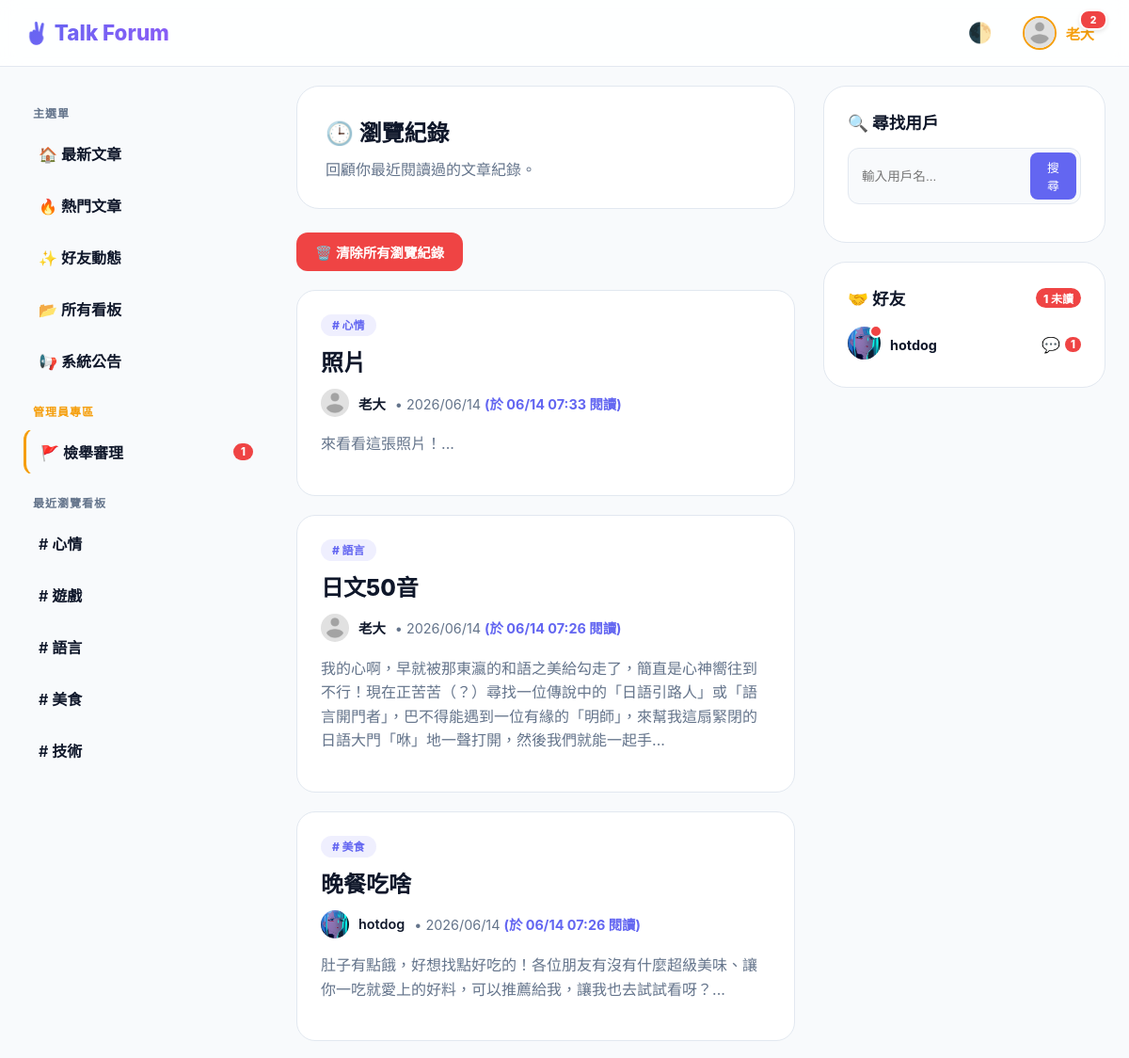
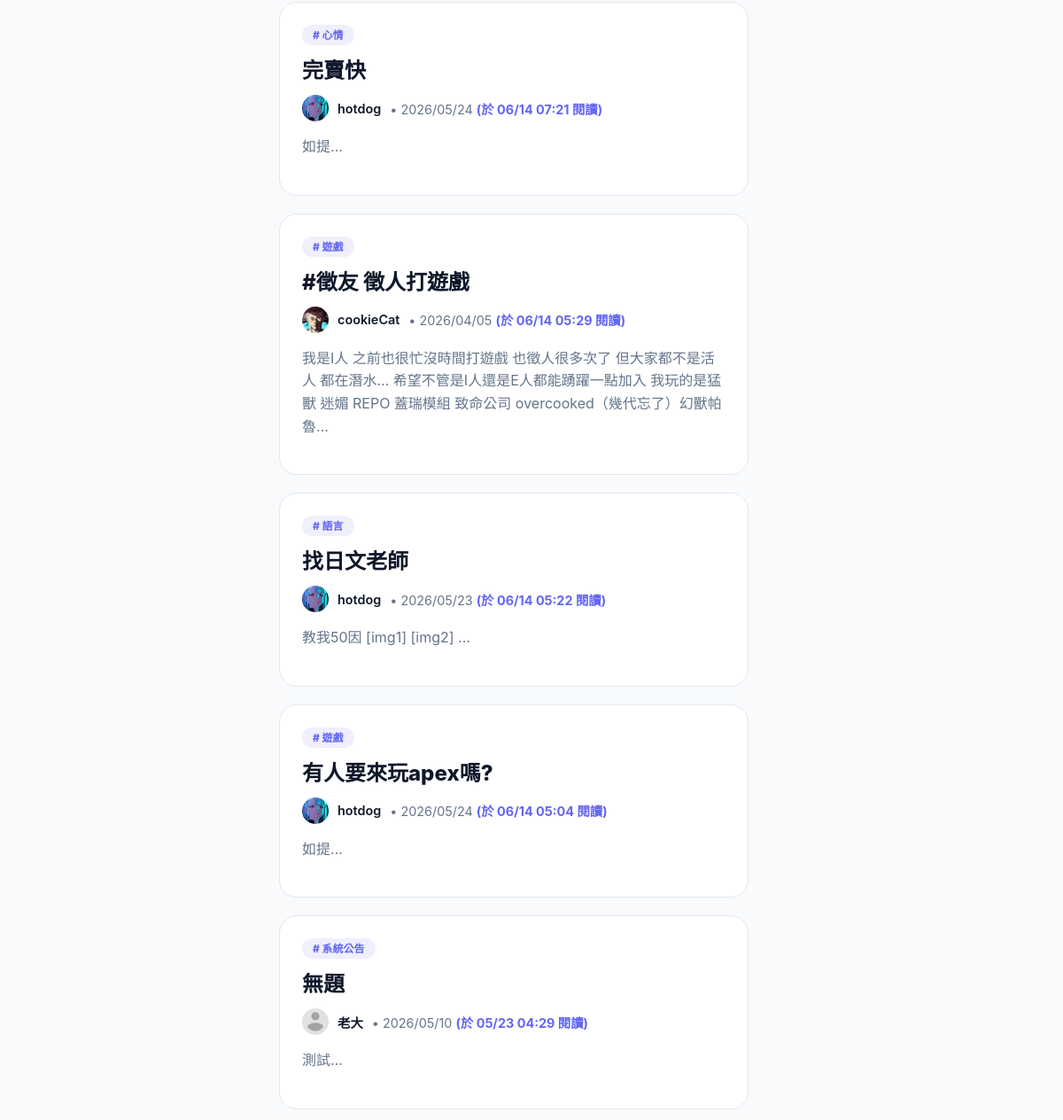
The app's page /index.php?view=history (signed in, upper part), older data (2 pictures, top to bottom).
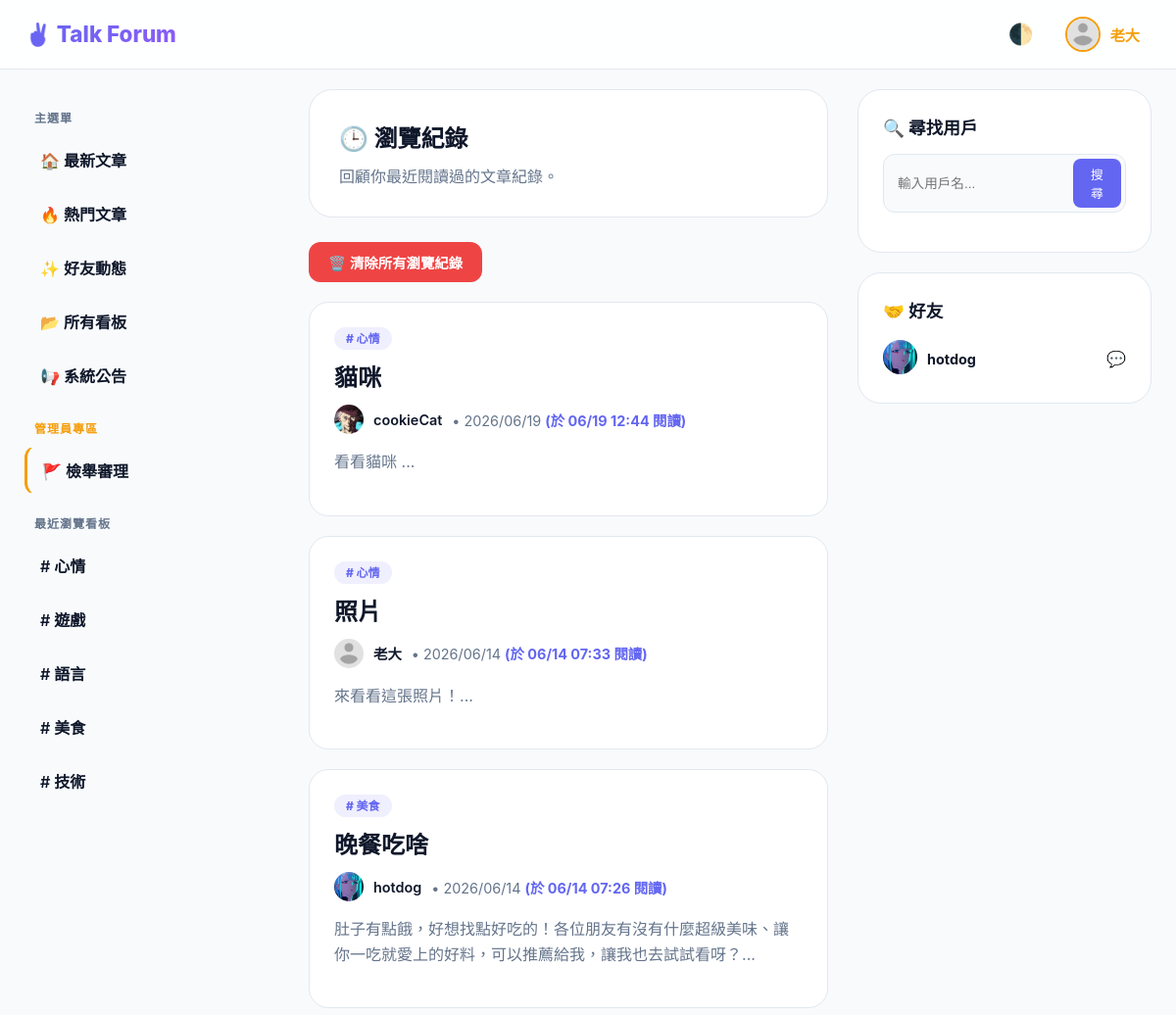
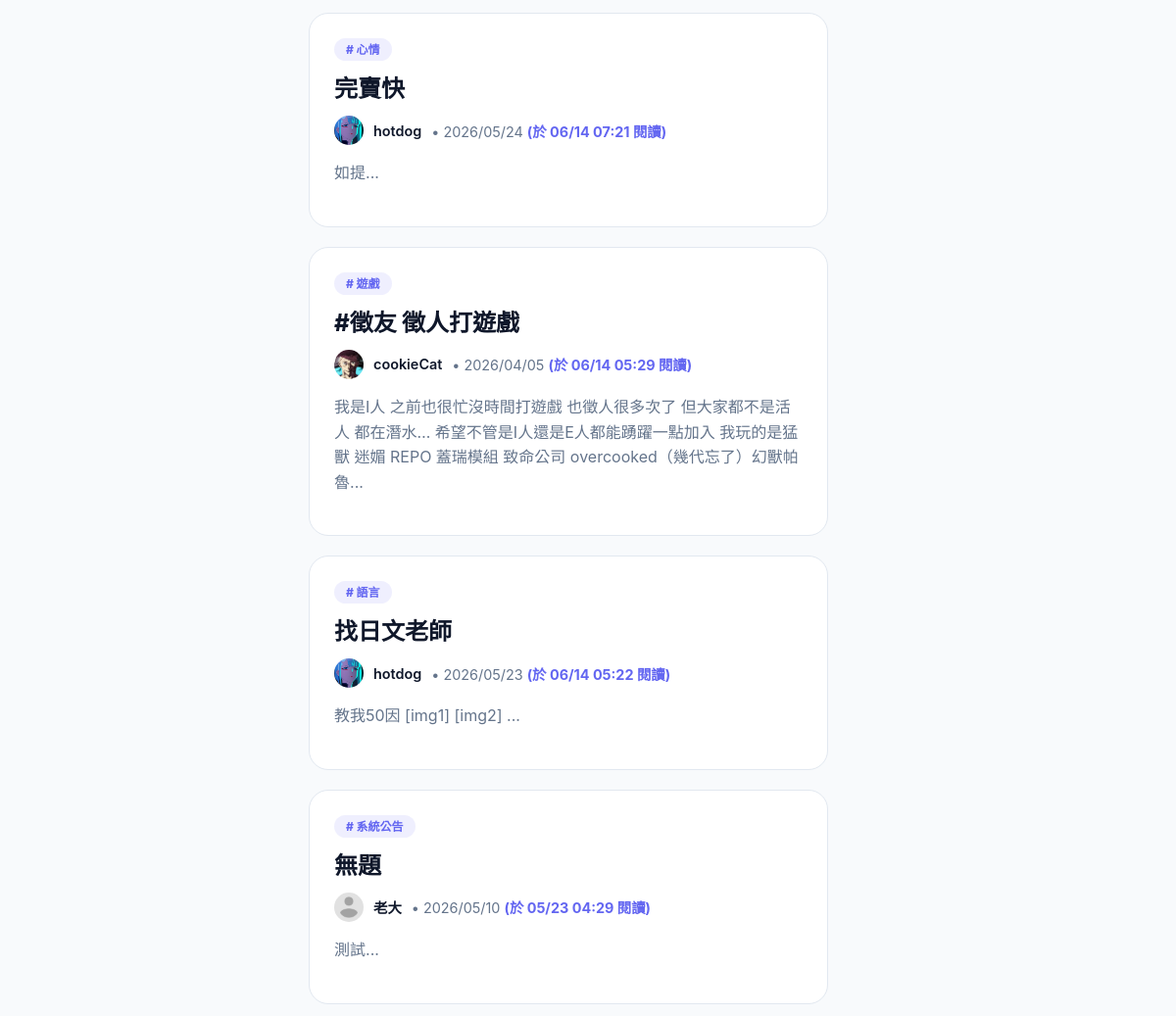
The same page, newer data (2 pictures, top to bottom).
### tables this page shows
CREATE TABLE `categories` (
  `id` int(11) NOT NULL,
  `name` varchar(50) NOT NULL,
  `description` text DEFAULT NULL
);

CREATE TABLE `browsing_history` (
  `id` int(11) NOT NULL,
  `user_id` int(11) NOT NULL,
  `post_id` int(11) NOT NULL,
  `viewed_at` timestamp NOT NULL DEFAULT current_timestamp() ON UPDATE current_timestamp()
);

CREATE TABLE `posts` (
  `id` int(11) NOT NULL,
  `title` varchar(255) NOT NULL,
  `content` text NOT NULL,
  `user_id` int(11) NOT NULL,
  `category_id` int(11) NOT NULL,
  `created_at` datetime NOT NULL DEFAULT current_timestamp(),
  `post_img` varchar(255) DEFAULT NULL
);

CREATE TABLE `users` (
  `id` int(11) NOT NULL,
  `username` varchar(50) NOT NULL,
  `password` varchar(255) NOT NULL,
  `role` tinyint(1) NOT NULL DEFAULT 0,
  `email` varchar(100) NOT NULL,
  `created_at` datetime NOT NULL DEFAULT current_timestamp(),
  `bio` text DEFAULT NULL,
  `age` int(11) DEFAULT NULL,
  `gender` varchar(50) DEFAULT NULL,
  `interests` varchar(255) DEFAULT NULL,
  `location` varchar(255) DEFAULT NULL,
  `profile_img` varchar(255) DEFAULT 'default_avatar.png',
  `last_announcement_view` datetime DEFAULT '1970-01-01 00:00:00',
  `banner_img` varchar(255) DEFAULT NULL,
  `reset_token` varchar(255) DEFAULT NULL,
  `reset_expiry` datetime DEFAULT NULL
);

### index.php (the view, shortened to what the rows shown need)
<?php
require_once "includes/dbh.inc.php";
$catID = isset($_GET['category']) ? $_GET['category'] : '';
$viewFriendsActivity = isset($_GET['view']) && $_GET['view'] === 'friends_activity';
$viewHistory = isset($_GET['view']) && $_GET['view'] === 'history';
$viewHot = isset($_GET['view']) && $_GET['view'] === 'hot';
$viewCategories = isset($_GET['view']) && $_GET['view'] === 'categories';
$isAdmin = isset($_SESSION['role']) && $_SESSION['role'] == 1;
$currentCatName = "最新文章";
$pendingReportsCount = 0;
if (isset($_SESSION['user_id'])) {
    if ($isAdmin) {
        try {
            $report_stmt = $pdo->query("SELECT COUNT(*) FROM reports WHERE status = 0");
            $pendingReportsCount = (int)$report_stmt->fetchColumn();
        } catch (PDOException $e) {
            $pendingReportsCount = 0;
        }
    }
}
try {
    $cat_query = $pdo->query("SELECT * FROM categories ORDER BY id ASC");
    $all_categories = $cat_query->fetchAll();
    $announcementCatID = null;
    foreach ($all_categories as $cat) {
        if ($cat['name'] == '系統公告') {
            $announcementCatID = $cat['id'];
            break;
        }
    }
    $recent_categories = [];
    if (isset($_SESSION['user_id'])) {
        try {
            $recent_cat_sql = "
                SELECT DISTINCT c.id, c.name
                FROM browsing_history bh
                JOIN posts p ON bh.post_id = p.id
                JOIN categories c ON p.category_id = c.id
                WHERE bh.user_id = ?
                ORDER BY bh.viewed_at DESC
                LIMIT 5
            ";
            $recent_cat_stmt = $pdo->prepare($recent_cat_sql);
            $recent_cat_stmt->execute([$_SESSION['user_id']]);
            $recent_categories = $recent_cat_stmt->fetchAll();
        } catch (PDOException $e) { }
    }
    $my_friends = [];
    $friend_ids = [];
    if (isset($_SESSION['user_id'])) {
        try {
            $f_sql = "SELECT users.id, users.username, users.profile_img,
                             (SELECT COUNT(*) FROM messages WHERE sender_id = users.id AND receiver_id = ? AND is_read = 0) AS unread_count
                      FROM friends
                      JOIN users ON friends.friend_id = users.id
                      WHERE friends.user_id = ? AND friends.status = 'accepted'
                      LIMIT 10";
            $f_stmt = $pdo->prepare($f_sql);
            $f_stmt->execute([$_SESSION['user_id'], $_SESSION['user_id']]);
            $my_friends = $f_stmt->fetchAll();
        } catch (PDOException $e) {
            try {
                $f_sql = "SELECT users.id, users.username, users.profile_img FROM friends JOIN users ON friends.friend_id = users.id WHERE friends.user_id = ? AND friends.status = 'accepted' LIMIT 10";
                $f_stmt = $pdo->prepare($f_sql);
                $f_stmt->execute([$_SESSION['user_id']]);
                $my_friends = $f_stmt->fetchAll();
            } catch (PDOException $ex) { }
        }
        $friend_ids = array_column($my_friends, 'id');
    }
    if ($viewCategories) {
        $currentCatName = "所有看板";
        $currentCatDesc = "探索社群中的所有看板分類與主題。";
        $posts = [];
        $activities = [];
    } elseif ($viewHistory && isset($_SESSION['user_id'])) {
        $currentCatName = "瀏覽紀錄";
        $history_sql = "
            SELECT posts.*, users.username, users.profile_img, categories.name AS cat_name, bh.viewed_at
            FROM browsing_history bh
            JOIN posts ON bh.post_id = posts.id
            JOIN users ON posts.user_id = users.id
            JOIN categories ON posts.category_id = categories.id
            WHERE bh.user_id = ?
            ORDER BY bh.viewed_at DESC
            LIMIT 50
        ";
        $stmt = $pdo->prepare($history_sql);
        $stmt->execute([$_SESSION['user_id']]);
        $posts = $stmt->fetchAll();
    }
    if ($viewFriendsActivity) {
        $currentCatIcon = "✨ ";
    } elseif ($viewHistory) {
        $currentCatIcon = "🕒 ";
    } elseif ($viewHot) {
        $currentCatIcon = "🔥 ";
    } elseif ($viewCategories) {
        $currentCatIcon = "📂 ";
    } elseif ($catID === '') {
        $currentCatIcon = "🌏 ";
    } else {
        $currentCatIcon = ($currentCatName === '系統公告') ? "📢 " : "📂 ";
    }
} catch (PDOException $e) {
    die("資料讀取失敗: " . $e->getMessage());
}
?>
<!DOCTYPE html>
<html lang="zh-TW">
<head>
</head>
<body data-theme="light">
<header>
    <div class="nav-container">
        <a href="index.php" class="logo" style="text-decoration:none"><h1>✌️ Talk Forum</h1></a>
    </div>
</header>
<div class="main-wrapper">
    <aside class="left-sidebar">
        <div class="menu-label">主選單</div>
        <a href="index.php" class="menu-link <?= ($catID == '' && !$viewFriendsActivity && !$viewHistory && !$viewHot && !$viewCategories) ? 'active' : '' ?>">🏠 最新文章</a>
        <a href="index.php?view=hot" class="menu-link <?= $viewHot ? 'active' : '' ?>">🔥 熱門文章</a>
        <?php if(isset($_SESSION['user_id'])): ?>
            <a href="index.php?view=friends_activity" class="menu-link <?= $viewFriendsActivity ? 'active' : '' ?>">
                ✨ 好友動態
            </a>
        <?php endif; ?>
        <a href="index.php?view=categories" class="menu-link <?= $viewCategories ? 'active' : '' ?>">📂 所有看板</a>
        <?php if($announcementCatID): ?>
            <a href="index.php?category=<?= $announcementCatID ?>" class="menu-link <?= ($catID == $announcementCatID) ? 'active' : '' ?>">
                📢 系統公告
            </a>
        <?php endif; ?>
        <?php if ($isAdmin): ?>
            <div class="menu-label" style="color: var(--admin-color);">管理員專區</div>
            <a href="admin_reports.php" class="menu-link admin-sidebar-item">
                🚩 檢舉審理
                <?php if($pendingReportsCount > 0): ?>
                    <span class="badge-inline"><?= $pendingReportsCount ?></span>
                <?php endif; ?>
            </a>
        <?php endif; ?>
        <div class="menu-label">最近瀏覽看板</div>
        <?php if (isset($_SESSION['user_id'])): ?>
            <?php if (count($recent_categories) > 0): ?>
                <?php foreach ($recent_categories as $rcat): ?>
                    <a href="index.php?category=<?= $rcat['id'] ?>" class="menu-link <?= ($catID == $rcat['id']) ? 'active' : '' ?>">
                        # <?= htmlspecialchars($rcat['name']) ?>
                    </a>
                <?php endforeach; ?>
            <?php else: ?>
                <div style="padding: 10px 15px; font-size: 0.85rem; color: var(--text-muted); line-height: 1.4;">尚無瀏覽紀錄。</div>
            <?php endif; ?>
        <?php else: ?>
            <div style="padding: 10px 15px; font-size: 0.85rem; color: var(--text-muted); line-height: 1.4;">登入後顯示您最近瀏覽的看板。</div>
        <?php endif; ?>
    </aside>
    <main>
        <div class="category-header">
            <h2 style="margin:0;"><?= $currentCatIcon ?><?= htmlspecialchars($currentCatName) ?></h2>
        </div>
        <?php if ($viewCategories): ?>
            <div class="category-list-container">
                <?php foreach ($all_categories as $cat): ?>
                    <a href="index.php?category=<?= $cat['id'] ?>" class="category-list-card">
                        <div class="category-card-title">
                            <span class="category-card-prefix"><?= ($cat['name'] == '系統公告') ? '📢' : '#' ?></span>
                            <span><?= htmlspecialchars($cat['name']) ?></span>
                        </div>
                        <div class="category-card-arrow">➔</div>
                    </a>
                <?php endforeach; ?>
            </div>
        <?php else: ?>
            <?php if (count($posts) > 0): ?>
                <?php foreach ($posts as $post): ?>
                    <article class="post-card">
                        <span style="background:var(--accent-soft); color:var(--accent-color); font-size:0.75rem; font-weight:800; padding:4px 12px; border-radius:50px;"># <?= htmlspecialchars($post['cat_name']) ?></span>
                        <h2 style="margin:12px 0;"><a href="view_post.php?id=<?= $post['id'] ?>" style="text-decoration:none; color:var(--text-color); font-weight:800;"><?= htmlspecialchars($post['title']) ?></a></h2>
                        <div style="display:flex; align-items:center; gap:10px; margin-bottom:15px; font-size:0.9rem;">
                            <img src="<?= !empty($post['profile_img']) ? "uploads/users_profile_img/".$post['profile_img'] : "uploads/default_avatar.png" ?>" style="width:30px; height:30px; border-radius:50%; object-fit:cover;">
                            <span style="font-weight:600;"><?= htmlspecialchars($post['username']) ?></span>
                            <span style="color:var(--text-muted);">
                                • <?= date('Y/m/d', strtotime($post['created_at'])) ?>
                                <?php if (isset($post['viewed_at'])): ?>
                                    <span style="color:var(--accent-color); font-weight: 700;"> (於 <?= date('m/d H:i', strtotime($post['viewed_at'])) ?> 閱讀)</span>
                                <?php endif; ?>
                            </span>
                        </div>
                        <p style="color:var(--text-muted); line-height:1.6;"><?= htmlspecialchars(mb_substr(strip_tags($post['content']), 0, 110)) ?>...</p>
                    </article>
                <?php endforeach; ?>
            <?php else: ?>
                <div class="post-card" style="text-align: center; padding: 50px;">
                    <p style="color:var(--text-muted);"><?= $viewHistory ? "目前沒有任何瀏覽紀錄。" : "目前沒有文章。" ?></p>
                </div>
            <?php endif; ?>
        <?php endif; ?>
    </main>
    <aside class="right-sidebar">
        <div style="background:var(--card-bg); padding:25px; border-radius:24px; border:1px solid var(--border-color);">
            <div style="display:flex; flex-direction:column; gap:15px;">
                <?php if (isset($_SESSION['user_id']) && count($my_friends) > 0): ?>
                    <?php foreach ($my_friends as $f): ?>
                        <div style="display:flex; align-items:center; justify-content:space-between;">
                            <a href="profile.php?id=<?= $f['id'] ?>" style="display:flex; align-items:center; gap:10px; text-decoration:none; color:inherit; position: relative;">
                                <div style="position: relative; display: inline-block;">
                                    <img src="<?= !empty($f['profile_img']) ? "uploads/users_profile_img/".$f['profile_img'] : "uploads/default_avatar.png" ?>" style="width:35px; height:35px; border-radius:50%; object-fit:cover;">
                                    <?php if (isset($f['unread_count']) && $f['unread_count'] > 0): ?>
                                        <span style="position: absolute; top: -2px; right: -2px; width: 10px; height: 10px; background: var(--danger-color); border: 2px solid var(--card-bg); border-radius: 50%;"></span>
                                    <?php endif; ?>
                                </div>
                                <span style="font-weight:700; font-size:0.9rem;"><?= htmlspecialchars($f['username']) ?></span>
                            </a>
                            <a href="chat.php?user_id=<?= $f['id'] ?>" style="text-decoration:none; display: flex; align-items: center; gap: 5px;">
                                💬
                                <?php if (isset($f['unread_count']) && $f['unread_count'] > 0): ?>
                                    <span style="background: var(--danger-color); color: white; font-size: 0.7rem; font-weight: 800; padding: 1px 6px; border-radius: 8px;"><?= $f['unread_count'] ?></span>
                                <?php endif; ?>
                            </a>
                        </div>
                    <?php endforeach; ?>
                <?php else: ?>
                    <p style="font-size:0.85rem; color:var(--text-muted);">目前沒有好友在線</p>
                <?php endif; ?>
            </div>
        </div>
    </aside>
</div>
</body>
</html>

Row changes from the older to the newer data that the page shows:
removed browsing_history: categories.name "語言", post.title "日文50音", user.profile_img (placeholder picture), user.username "老大", post.created_at "2026/06/14", viewed_at "06/14 07:26", post.content "我的心啊，早就被那東瀛的和語之美給勾走了，簡直是心神嚮往到不行！現在正苦苦（？）尋找一位傳說中的「日語引路人」或「語言開門者」，巴不得能遇到一位有緣的「明師」，來幫我這扇緊閉的日語大門「咻」地一聲打開，然後我們就能一起手"
removed browsing_history: categories.name "遊戲", post.title "有人要來玩apex嗎?", users.profile_img (picture), users.username "hotdog", post.created_at "2026/05/24", viewed_at "06/14 05:04", post.content "如提"
added browsing_history: categories.name "心情", post.title "貓咪", users.profile_img (picture), users.username "cookieCat", post.created_at "2026/06/19", viewed_at "06/19 12:44", post.content "看看貓咪"
shown differently, row unchanged: users "hotdog": unread_count "1" → (not shown)
Text that changed along with them:
$totalNotif: "2" → (not shown)
$pendingReportsCount: "1" → (not shown)
$unreadChatsCount: "1" → (not shown)
text no longer shown: "未讀"
